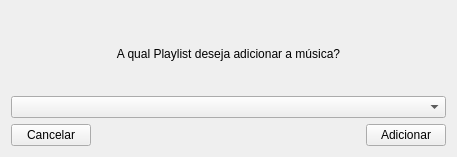
<?xml version="1.0" encoding="UTF-8"?>
<ui version="4.0">
 <class>Form</class>
 <widget class="QWidget" name="Form">
  <property name="geometry">
   <rect>
    <x>0</x>
    <y>0</y>
    <width>457</width>
    <height>157</height>
   </rect>
  </property>
  <property name="windowTitle">
   <string>Form</string>
  </property>
  <layout class="QHBoxLayout" name="horizontalLayout">
   <item>
    <layout class="QVBoxLayout" name="verticalLayout">
     <item>
      <layout class="QVBoxLayout" name="verticalLayout_2">
       <property name="spacing">
        <number>0</number>
       </property>
       <property name="topMargin">
        <number>0</number>
       </property>
       <property name="bottomMargin">
        <number>0</number>
       </property>
       <item>
        <widget class="QLabel" name="label">
         <property name="text">
          <string>A qual Playlist deseja adicionar a música?</string>
         </property>
         <property name="alignment">
          <set>Qt::AlignCenter</set>
         </property>
        </widget>
       </item>
       <item>
        <widget class="QComboBox" name="comboBox"/>
       </item>
      </layout>
     </item>
     <item>
      <layout class="QHBoxLayout" name="horizontalLayout_2">
       <item>
        <widget class="QPushButton" name="pushButton_2">
         <property name="sizePolicy">
          <sizepolicy hsizetype="Fixed" vsizetype="Fixed">
           <horstretch>0</horstretch>
           <verstretch>0</verstretch>
          </sizepolicy>
         </property>
         <property name="text">
          <string>Cancelar</string>
         </property>
        </widget>
       </item>
       <item alignment="Qt::AlignRight">
        <widget class="QPushButton" name="pushButton">
         <property name="sizePolicy">
          <sizepolicy hsizetype="Fixed" vsizetype="Fixed">
           <horstretch>0</horstretch>
           <verstretch>0</verstretch>
          </sizepolicy>
         </property>
         <property name="text">
          <string>Adicionar</string>
         </property>
        </widget>
       </item>
      </layout>
     </item>
    </layout>
   </item>
  </layout>
 </widget>
 <resources/>
 <connections/>
</ui>
